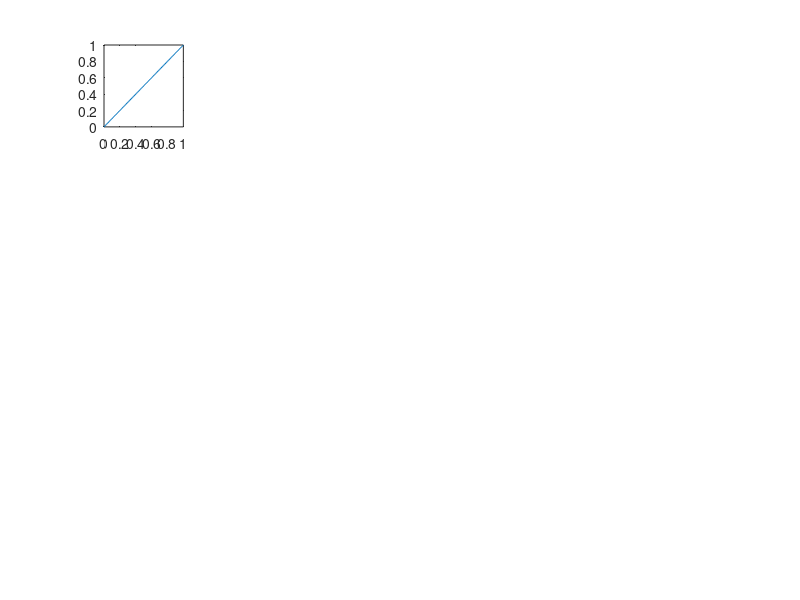

This chart was generated by the following MATLAB code: (Note: this script raises an error after producing the figure.)
figure
for i = 1:20
subplot(4,5,i)
x = 0:0.01:1; plot(x,x);hold on; 
scatter(reshape(double(pred(i,:,:)),1,512^2),reshape(sdata(i,:,:),1,512^2));
end
figure
for i = 1:20
subplot(4,5,i)
histfit(reshape(pred(i,:,:),1,512^2));hold on;histfit(reshape(sdata(i,:,:),1,512^2));
end
%%
for i = 1:20
subplot(4,5,i)
addgradient
end